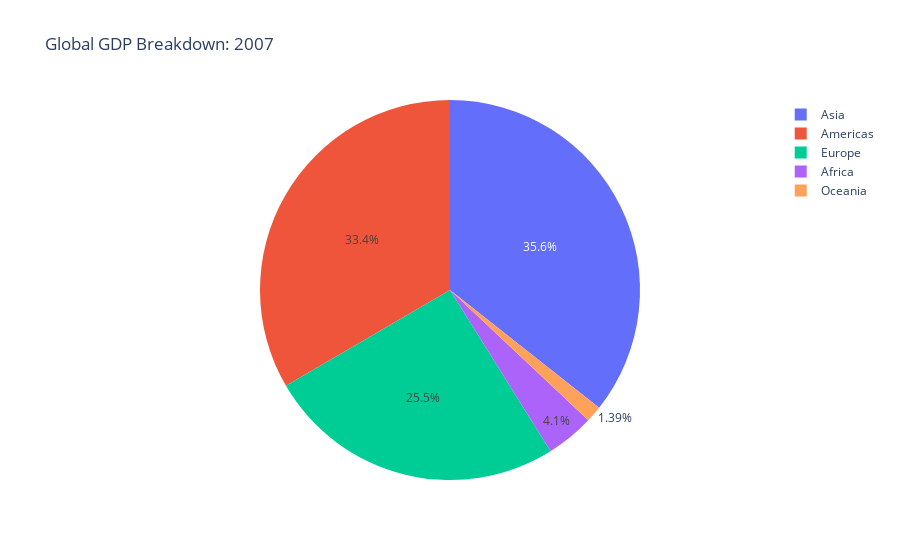

Here is the notebook cell this chart was saved with:
### Code cell
fig = px.pie(cont_df, values='gdp', names='continent', title='Global GDP Breakdown: 2007')
fig.show()

### Figure 1 — Plotly figure (JSON) as saved in the notebook; plotly's stock layout.template omitted (floating-point values rounded to 4 significant figures)
{"data": [{"domain": {"x": [0, 1], "y": [0, 1]}, "hovertemplate": "continent=%{label}<br>gdp=%{value}<extra></extra>", "labels": ["Africa", "Americas", "Asia", "Europe", "Oceania"], "legendgroup": "", "name": "", "showlegend": true, "type": "pie", "values": [2380000000000.0, 19420000000000.0, 20710000000000.0, 14800000000000.0, 807300000000.0]}], "layout": {"autosize": true, "legend": {"tracegroupgap": 0}, "title": {"text": "Global GDP Breakdown: 2007"}}}
